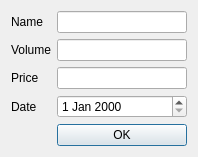
<?xml version="1.0" encoding="UTF-8"?>
<ui version="4.0">
 <class>SellItem</class>
 <widget class="QDialog" name="SellItem">
  <property name="geometry">
   <rect>
    <x>0</x>
    <y>0</y>
    <width>198</width>
    <height>156</height>
   </rect>
  </property>
  <property name="windowTitle">
   <string>Dialog</string>
  </property>
  <layout class="QFormLayout" name="formLayout">
   <item row="0" column="0">
    <widget class="QLabel" name="name">
     <property name="text">
      <string>Name</string>
     </property>
    </widget>
   </item>
   <item row="0" column="1">
    <widget class="QLineEdit" name="nameEdit">
     <property name="readOnly">
      <bool>true</bool>
     </property>
    </widget>
   </item>
   <item row="1" column="0">
    <widget class="QLabel" name="volume">
     <property name="text">
      <string>Volume</string>
     </property>
    </widget>
   </item>
   <item row="1" column="1">
    <widget class="QLineEdit" name="volumeEdit"/>
   </item>
   <item row="2" column="0">
    <widget class="QLabel" name="price">
     <property name="text">
      <string>Price</string>
     </property>
    </widget>
   </item>
   <item row="2" column="1">
    <widget class="QLineEdit" name="priceEdit"/>
   </item>
   <item row="3" column="0">
    <widget class="QLabel" name="date">
     <property name="text">
      <string>Date</string>
     </property>
    </widget>
   </item>
   <item row="3" column="1">
    <widget class="QDateEdit" name="dateEdit"/>
   </item>
   <item row="4" column="0">
    <spacer name="horizontalSpacer">
     <property name="orientation">
      <enum>Qt::Horizontal</enum>
     </property>
     <property name="sizeHint" stdset="0">
      <size>
       <width>40</width>
       <height>20</height>
      </size>
     </property>
    </spacer>
   </item>
   <item row="4" column="1">
    <widget class="QPushButton" name="okButton">
     <property name="text">
      <string>OK</string>
     </property>
    </widget>
   </item>
  </layout>
 </widget>
 <resources/>
 <connections/>
</ui>
